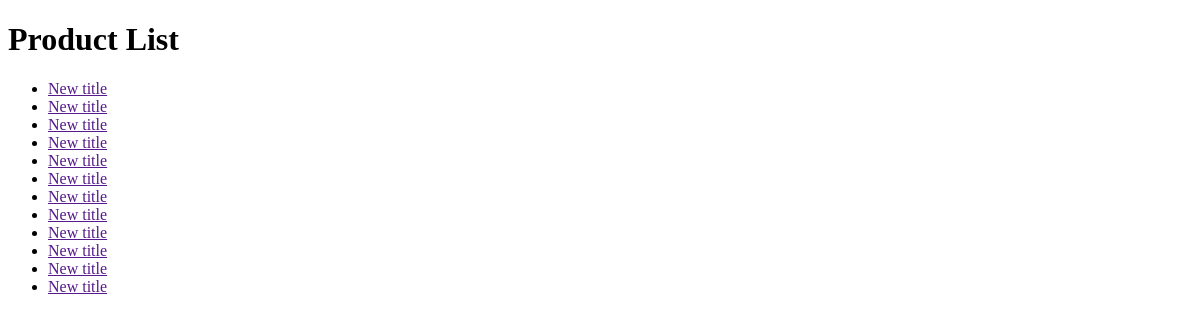
Before: /products/ with the older database file.
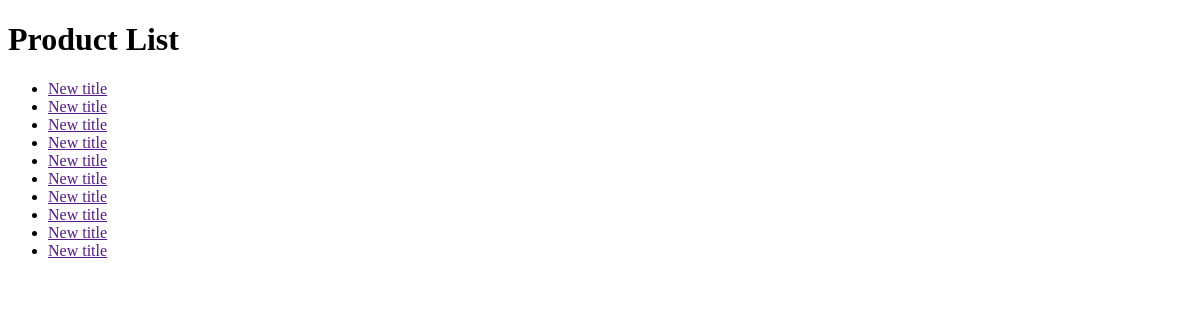
After: the same page with the newer database file.
### products/models.py (models this page shows)
class Product(models.Model):
    title = models.CharField(max_length=100)
    description = models.TextField(blank=False)
    price = models.DecimalField(max_digits=1000, decimal_places=2)

### products/views.py (the view)
# urls.py: path('', products_list_view, name="products_list"),
def products_list_view(request):
    objs = Product.objects.all()
    context = {
        "products": objs
    }
    return render(request, 'products/products_list.html', context)

### products/templates/products/products_list.html
{% extends 'base.html' %}
{% block content %}
<h1>Product List</h1>
<ul>
    {% for product in products %}
    <li><a href="">{{product.title}}</a></li>
    {% endfor %}
</ul>
{% endblock %}

### templates/base.html (shortened to what this page needs)
<!DOCTYPE html>
<html>
<head>
</head>
<body>
{% block content %}
{% endblock %}
</body>
</html>

Changed rows visible on the page:
removed Product: title "New title"
removed Product: title "New title"
